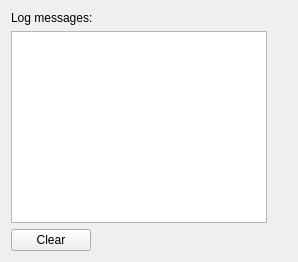
     <widget class="QWidget" name="tab_5">
      <attribute name="title">
       <string>Logging</string>
      </attribute>
      <layout class="QGridLayout" name="gridLayout_15">
       <item row="1" column="0">
        <widget class="QTextEdit" name="logging_field">
         <property name="frameShape">
          <enum>QFrame::StyledPanel</enum>
         </property>
         <property name="frameShadow">
          <enum>QFrame::Sunken</enum>
         </property>
         <property name="lineWidth">
          <number>10</number>
         </property>
         <property name="midLineWidth">
          <number>0</number>
         </property>
         <property name="textInteractionFlags">
          <set>Qt::TextSelectableByKeyboard|Qt::TextSelectableByMouse</set>
         </property>
        </widget>
       </item>
       <item row="1" column="1">
        <layout class="QVBoxLayout" name="verticalLayout_10">
         <item>
          <spacer name="verticalSpacer_3">
           <property name="orientation">
            <enum>Qt::Vertical</enum>
           </property>
           <property name="sizeHint" stdset="0">
            <size>
             <width>20</width>
             <height>40</height>
            </size>
           </property>
          </spacer>
         </item>
        </layout>
       </item>
       <item row="2" column="0">
        <layout class="QHBoxLayout" name="horizontalLayout_5">
         <item>
          <widget class="QPushButton" name="logger_clear">
           <property name="text">
            <string>Clear</string>
           </property>
          </widget>
         </item>
         <item>
          <spacer name="horizontalSpacer_5">
           <property name="orientation">
            <enum>Qt::Horizontal</enum>
           </property>
           <property name="sizeHint" stdset="0">
            <size>
             <width>40</width>
             <height>20</height>
            </size>
           </property>
          </spacer>
         </item>
        </layout>
       </item>
       <item row="0" column="0">
        <widget class="QLabel" name="label_29">
         <property name="text">
          <string>Log messages:</string>
         </property>
        </widget>
       </item>
      </layout>
     </widget>
